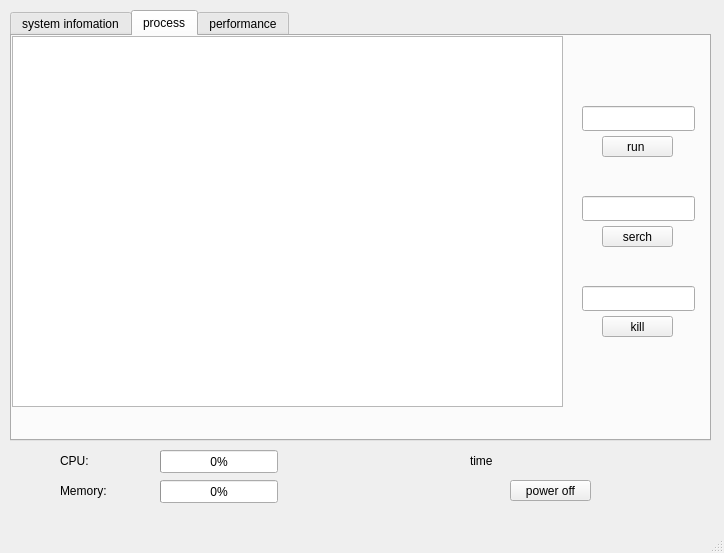
<?xml version="1.0" encoding="UTF-8"?>
<ui version="4.0">
 <class>MainWindow</class>
 <widget class="QMainWindow" name="MainWindow">
  <property name="geometry">
   <rect>
    <x>0</x>
    <y>0</y>
    <width>724</width>
    <height>553</height>
   </rect>
  </property>
  <property name="windowTitle">
   <string>MainWindow</string>
  </property>
  <widget class="QWidget" name="centralwidget">
   <widget class="QTabWidget" name="tabWidget">
    <property name="geometry">
     <rect>
      <x>10</x>
      <y>10</y>
      <width>701</width>
      <height>431</height>
     </rect>
    </property>
    <property name="currentIndex">
     <number>1</number>
    </property>
    <widget class="QWidget" name="sys_info">
     <property name="contextMenuPolicy">
      <enum>Qt::DefaultContextMenu</enum>
     </property>
     <attribute name="title">
      <string>system infomation</string>
     </attribute>
     <widget class="QLabel" name="label">
      <property name="geometry">
       <rect>
        <x>110</x>
        <y>50</y>
        <width>81</width>
        <height>16</height>
       </rect>
      </property>
      <property name="text">
       <string>host name:</string>
      </property>
     </widget>
     <widget class="QLabel" name="hostName">
      <property name="geometry">
       <rect>
        <x>330</x>
        <y>50</y>
        <width>191</width>
        <height>16</height>
       </rect>
      </property>
      <property name="text">
       <string>NAME</string>
      </property>
     </widget>
     <widget class="QLabel" name="label_3">
      <property name="geometry">
       <rect>
        <x>110</x>
        <y>100</y>
        <width>161</width>
        <height>16</height>
       </rect>
      </property>
      <property name="text">
       <string>time of system startup:</string>
      </property>
     </widget>
     <widget class="QLabel" name="startUpTime">
      <property name="geometry">
       <rect>
        <x>330</x>
        <y>100</y>
        <width>311</width>
        <height>16</height>
       </rect>
      </property>
      <property name="text">
       <string>TIME</string>
      </property>
     </widget>
     <widget class="QLabel" name="label_5">
      <property name="geometry">
       <rect>
        <x>110</x>
        <y>150</y>
        <width>161</width>
        <height>16</height>
       </rect>
      </property>
      <property name="text">
       <string>system uptime:</string>
      </property>
     </widget>
     <widget class="QLabel" name="uptime">
      <property name="geometry">
       <rect>
        <x>330</x>
        <y>150</y>
        <width>321</width>
        <height>16</height>
       </rect>
      </property>
      <property name="text">
       <string>TIME</string>
      </property>
     </widget>
     <widget class="QLabel" name="frequency">
      <property name="geometry">
       <rect>
        <x>330</x>
        <y>300</y>
        <width>291</width>
        <height>16</height>
       </rect>
      </property>
      <property name="text">
       <string>FREQUENCY</string>
      </property>
     </widget>
     <widget class="QLabel" name="cpu">
      <property name="geometry">
       <rect>
        <x>330</x>
        <y>250</y>
        <width>311</width>
        <height>16</height>
       </rect>
      </property>
      <property name="text">
       <string>MODEL</string>
      </property>
     </widget>
     <widget class="QLabel" name="label_9">
      <property name="geometry">
       <rect>
        <x>110</x>
        <y>200</y>
        <width>161</width>
        <height>16</height>
       </rect>
      </property>
      <property name="text">
       <string>system version:</string>
      </property>
     </widget>
     <widget class="QLabel" name="label_10">
      <property name="geometry">
       <rect>
        <x>110</x>
        <y>250</y>
        <width>151</width>
        <height>16</height>
       </rect>
      </property>
      <property name="text">
       <string>CPU model:</string>
      </property>
     </widget>
     <widget class="QLabel" name="label_11">
      <property name="geometry">
       <rect>
        <x>110</x>
        <y>300</y>
        <width>131</width>
        <height>16</height>
       </rect>
      </property>
      <property name="text">
       <string>CPU frequency:</string>
      </property>
     </widget>
     <widget class="QLabel" name="version">
      <property name="geometry">
       <rect>
        <x>330</x>
        <y>200</y>
        <width>321</width>
        <height>21</height>
       </rect>
      </property>
      <property name="text">
       <string>VERSION</string>
      </property>
     </widget>
    </widget>
    <widget class="QWidget" name="pro_info">
     <attribute name="title">
      <string>process</string>
     </attribute>
     <widget class="QListWidget" name="listWidget">
      <property name="geometry">
       <rect>
        <x>0</x>
        <y>0</y>
        <width>551</width>
        <height>371</height>
       </rect>
      </property>
     </widget>
     <widget class="QLineEdit" name="new_pro">
      <property name="geometry">
       <rect>
        <x>570</x>
        <y>70</y>
        <width>113</width>
        <height>25</height>
       </rect>
      </property>
     </widget>
     <widget class="QPushButton" name="pushButton_run">
      <property name="geometry">
       <rect>
        <x>590</x>
        <y>100</y>
        <width>71</width>
        <height>21</height>
       </rect>
      </property>
      <property name="text">
       <string>run </string>
      </property>
     </widget>
     <widget class="QLineEdit" name="targrt_pro">
      <property name="geometry">
       <rect>
        <x>570</x>
        <y>160</y>
        <width>113</width>
        <height>25</height>
       </rect>
      </property>
     </widget>
     <widget class="QPushButton" name="pushButton_search">
      <property name="geometry">
       <rect>
        <x>590</x>
        <y>190</y>
        <width>71</width>
        <height>21</height>
       </rect>
      </property>
      <property name="text">
       <string>serch</string>
      </property>
     </widget>
     <widget class="QLineEdit" name="kill_pro">
      <property name="geometry">
       <rect>
        <x>570</x>
        <y>250</y>
        <width>113</width>
        <height>25</height>
       </rect>
      </property>
     </widget>
     <widget class="QPushButton" name="pushButton_kill">
      <property name="geometry">
       <rect>
        <x>590</x>
        <y>280</y>
        <width>71</width>
        <height>21</height>
       </rect>
      </property>
      <property name="text">
       <string>kill</string>
      </property>
     </widget>
    </widget>
    <widget class="QWidget" name="cur_info">
     <attribute name="title">
      <string>performance</string>
     </attribute>
     <widget class="QCustomPlot" name="cpu_graphic" native="true">
      <property name="geometry">
       <rect>
        <x>0</x>
        <y>20</y>
        <width>691</width>
        <height>111</height>
       </rect>
      </property>
     </widget>
     <widget class="QLabel" name="label_4">
      <property name="geometry">
       <rect>
        <x>0</x>
        <y>0</y>
        <width>121</width>
        <height>21</height>
       </rect>
      </property>
      <property name="text">
       <string>CPU:</string>
      </property>
     </widget>
     <widget class="QLabel" name="label_7">
      <property name="geometry">
       <rect>
        <x>0</x>
        <y>130</y>
        <width>121</width>
        <height>21</height>
       </rect>
      </property>
      <property name="text">
       <string>Memory</string>
      </property>
     </widget>
     <widget class="QCustomPlot" name="mem_graphic" native="true">
      <property name="geometry">
       <rect>
        <x>0</x>
        <y>150</y>
        <width>691</width>
        <height>111</height>
       </rect>
      </property>
     </widget>
     <widget class="QLabel" name="label_8">
      <property name="geometry">
       <rect>
        <x>0</x>
        <y>260</y>
        <width>121</width>
        <height>21</height>
       </rect>
      </property>
      <property name="text">
       <string>Swap</string>
      </property>
     </widget>
     <widget class="QCustomPlot" name="swap_graphic" native="true">
      <property name="geometry">
       <rect>
        <x>0</x>
        <y>280</y>
        <width>691</width>
        <height>111</height>
       </rect>
      </property>
     </widget>
    </widget>
   </widget>
   <widget class="QPushButton" name="poweroff">
    <property name="geometry">
     <rect>
      <x>510</x>
      <y>480</y>
      <width>81</width>
      <height>21</height>
     </rect>
    </property>
    <property name="text">
     <string>power off</string>
    </property>
   </widget>
   <widget class="QLabel" name="time">
    <property name="geometry">
     <rect>
      <x>470</x>
      <y>450</y>
      <width>201</width>
      <height>21</height>
     </rect>
    </property>
    <property name="text">
     <string>time</string>
    </property>
   </widget>
   <widget class="QLabel" name="label_2">
    <property name="geometry">
     <rect>
      <x>60</x>
      <y>450</y>
      <width>121</width>
      <height>21</height>
     </rect>
    </property>
    <property name="text">
     <string>CPU:</string>
    </property>
   </widget>
   <widget class="QLabel" name="label_6">
    <property name="geometry">
     <rect>
      <x>60</x>
      <y>480</y>
      <width>121</width>
      <height>21</height>
     </rect>
    </property>
    <property name="text">
     <string>Memory:</string>
    </property>
   </widget>
   <widget class="QProgressBar" name="cpu_used">
    <property name="geometry">
     <rect>
      <x>160</x>
      <y>450</y>
      <width>118</width>
      <height>23</height>
     </rect>
    </property>
    <property name="value">
     <number>0</number>
    </property>
   </widget>
   <widget class="QProgressBar" name="mem_used">
    <property name="geometry">
     <rect>
      <x>160</x>
      <y>480</y>
      <width>118</width>
      <height>23</height>
     </rect>
    </property>
    <property name="value">
     <number>0</number>
    </property>
   </widget>
  </widget>
  <widget class="QMenuBar" name="menubar">
   <property name="geometry">
    <rect>
     <x>0</x>
     <y>0</y>
     <width>724</width>
     <height>27</height>
    </rect>
   </property>
  </widget>
  <widget class="QStatusBar" name="statusbar"/>
 </widget>
 <customwidgets>
  <customwidget>
   <class>QCustomPlot</class>
   <extends>QWidget</extends>
   <header location="global">qcustomplot.h</header>
   <container>1</container>
  </customwidget>
 </customwidgets>
 <resources/>
 <connections/>
</ui>
